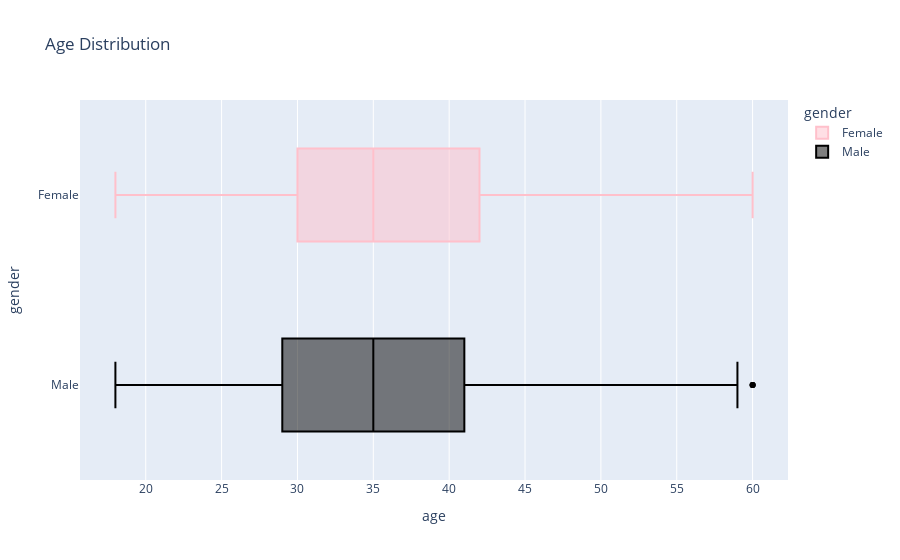

Here is the notebook cell this chart was saved with:
### Code cell
px.box(new_df,x="age", y = 'gender', title="Age Distribution", color="gender", color_discrete_sequence=["pink", "black"])

### Figure 1 — Plotly figure (JSON) as saved in the notebook; plotly's stock layout.template omitted (floating-point values rounded to 4 significant figures; data arrays with more than 128 entries replaced by an {"elided": "..."} marker saying what was removed)
{"data": [{"alignmentgroup": "True", "hovertemplate": "gender=%{y}<br>age=%{x}<extra></extra>", "legendgroup": "Female", "marker": {"color": "pink"}, "name": "Female", "notched": false, "offsetgroup": "Female", "orientation": "h", "showlegend": true, "type": "box", "x": {"elided": "545 int values"}, "x0": " ", "xaxis": "x", "y": {"elided": "545 str values"}, "y0": " ", "yaxis": "y"}, {"alignmentgroup": "True", "hovertemplate": "gender=%{y}<br>age=%{x}<extra></extra>", "legendgroup": "Male", "marker": {"color": "black"}, "name": "Male", "notched": false, "offsetgroup": "Male", "orientation": "h", "showlegend": true, "type": "box", "x": {"elided": "811 int values"}, "x0": " ", "xaxis": "x", "y": {"elided": "811 str values"}, "y0": " ", "yaxis": "y"}], "layout": {"boxmode": "overlay", "legend": {"title": {"text": "gender"}, "tracegroupgap": 0}, "title": {"text": "Age Distribution"}, "xaxis": {"anchor": "y", "domain": [0, 1], "title": {"text": "age"}}, "yaxis": {"anchor": "x", "categoryarray": ["Male", "Female"], "categoryorder": "array", "domain": [0, 1], "title": {"text": "gender"}}}}
